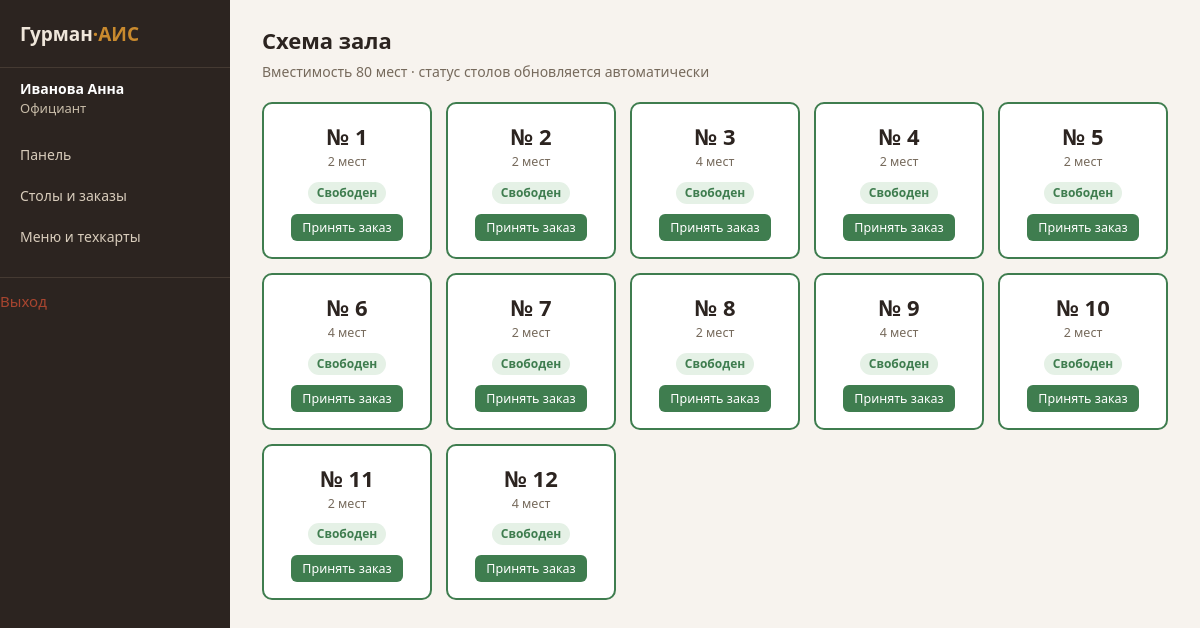
The page /orders/ (signed in) on the database its author committed.
### tables this page shows
CREATE TABLE users (
    id INTEGER PRIMARY KEY AUTOINCREMENT,
    username TEXT UNIQUE NOT NULL,
    password_hash TEXT NOT NULL,
    full_name TEXT NOT NULL,
    role TEXT NOT NULL CHECK (role IN ('admin', 'waiter', 'cook', 'bartender', 'storekeeper', 'accountant')),
    is_active INTEGER NOT NULL DEFAULT 1,
    created_at TEXT NOT NULL DEFAULT (datetime('now'))
);

CREATE TABLE restaurant_tables (
    id INTEGER PRIMARY KEY AUTOINCREMENT,
    number INTEGER UNIQUE NOT NULL,
    seats INTEGER NOT NULL DEFAULT 2,
    status TEXT NOT NULL DEFAULT 'free' CHECK (status IN ('free', 'occupied', 'reserved'))
);

### orders.py (the view)
@bp.route("/")
@login_required
def tables():
    db = get_db()
    rows = db.execute(
        """
        SELECT t.*, o.id AS order_id
        FROM restaurant_tables t
        LEFT JOIN orders o ON o.table_id = t.id AND o.status IN ('open', 'sent', 'served')
        ORDER BY t.number
        """
    ).fetchall()
    return render_template("orders/tables.html", tables=rows)

### auth.py (called while the page is built)
@bp.before_app_request
def load_logged_in_user():
    user_id = session.get("user_id")
    if user_id is None:
        g.user = None
    else:
        db = get_db()
        g.user = db.execute(
            "SELECT * FROM users WHERE id = ? AND is_active = 1", (user_id,)
        ).fetchone()

### database.py (called while the page is built)
def get_db():
    if "db" not in g:
        g.db = sqlite3.connect(
            current_app.config["DATABASE"],
            detect_types=sqlite3.PARSE_DECLTYPES,
        )
        g.db.row_factory = sqlite3.Row
        g.db.execute("PRAGMA foreign_keys = ON")
    return g.db

### utils.py (called while the page is built)
def login_required(view):
    @functools.wraps(view)
    def wrapped(**kwargs):
        if g.user is None:
            return redirect(url_for("auth.login", next=request.path))
        return view(**kwargs)
    return wrapped

### templates/orders/tables.html (shortened to what this page needs)
{% extends "base.html" %}
{% block body_attrs %}data-autorefresh="20"{% endblock %}
{% block content %}
<div class="page-header">
    <div>
        <h1>Схема зала</h1>
        <p class="subtitle">Вместимость 80 мест · статус столов обновляется автоматически</p>
    </div>
</div>
<div class="tables-grid">
    {% for t in tables %}
    <div class="table-tile table-tile--{{ t['status'] }}">
        <div class="table-tile__num">№ {{ t['number'] }}</div>
        <div class="table-tile__seats">{{ t['seats'] }} мест</div>
        <span class="badge badge--{{ t['status'] }}">
            {{ {'free': 'Свободен', 'occupied': 'Занят', 'reserved': 'Бронь'}[t['status']] }}
        </span>
        <div style="margin-top:10px;">
            {% if t['order_id'] %}
                <a class="btn btn--sm" href="{{ url_for('orders.detail', order_id=t['order_id']) }}">Открыть заказ</a>
            {% elif g.user['role'] == 'waiter' %}
                <form method="post" action="{{ url_for('orders.open_order', table_id=t['id']) }}">
                    <button class="btn btn--sm btn--success" type="submit">Принять заказ</button>
                </form>
            {% endif %}
        </div>
    </div>
    {% endfor %}
</div>
{% endblock %}

### templates/base.html (shortened to what this page needs)
<!doctype html>
<html lang="ru">
<head>
    <link rel="stylesheet" href="{{ url_for('static', filename='css/style.css') }}">
</head>
<body {% block body_attrs %}{% endblock %}>
<div class="app-layout">
    <aside class="sidebar">
        <div class="sidebar__brand">Гурман<span>·АИС</span></div>
        {% if g.user %}
        <div class="sidebar__user">
            <strong>{{ g.user['full_name'] }}</strong>
            {{ role_labels.get(g.user['role'], g.user['role']) }}
        </div>
        <nav>
            <a href="{{ url_for('index') }}">Панель</a>
            <a href="{{ url_for('orders.tables') }}">Столы и заказы</a>
            {% if g.user['role'] in ('cook', 'bartender', 'accountant', 'waiter', 'admin') %}
            <a href="{{ url_for('dishes.list_dishes') }}">Меню и техкарты</a>
            {% endif %}
        </nav>
        <div class="sidebar__logout">
            <a href="{{ url_for('auth.logout') }}">Выход</a>
        </div>
        {% endif %}
    </aside>
    <main class="main">
        {% block content %}{% endblock %}
    </main>
</div>
</body>
</html>

### static/css/style.css (style rules this page uses)
* { box-sizing: border-box; }
body { margin: 0; font-family: var(--font-main); background: var(--color-bg); color: var(--color-text); font-size: 15px; line-height: 1.5; }
a { color: var(--color-primary); text-decoration: none; }
.app-layout { display: flex; min-height: 100vh; }
.sidebar { width: 230px; background: #2c2420; color: #efe6da; padding: 20px 0; flex-shrink: 0; }
.sidebar__brand { font-size: 19px; font-weight: 700; padding: 0 20px 18px; border-bottom: 1px solid #453a32; margin-bottom: 10px; }
.sidebar__brand span { color: var(--color-accent); }
.sidebar__user { padding: 0 20px 16px; font-size: 13px; color: #c9bda9; }
.sidebar__user strong { display: block; color: #fff; font-size: 14px; }
.sidebar nav a { display: block; padding: 10px 20px; color: #d8ccbb; font-size: 14px; }
.sidebar__logout { margin-top: 20px; border-top: 1px solid #453a32; padding-top: 12px; }
.main { flex: 1; padding: 24px 32px 60px; max-width: 1200px; }
.page-header { display: flex; justify-content: space-between; align-items: center; margin-bottom: 20px; flex-wrap: wrap; gap: 10px; }
.page-header h1 { margin: 0; font-size: 22px; }
.page-header p.subtitle { margin: 4px 0 0; color: var(--color-text-muted); font-size: 14px; }
.btn { display: inline-block; padding: 8px 16px; border-radius: var(--radius-sm); border: 1px solid transparent; background: var(--color-primary); color: #fff; font-size: 14px; cursor: pointer; font-family: inherit; }
.btn--success { background: var(--color-success); }
.btn--sm { padding: 4px 10px; font-size: 12.5px; }
.badge { display: inline-block; padding: 2px 9px; border-radius: 999px; font-size: 12px; font-weight: 600; }
.badge--free, .badge--done, .badge--served, .badge--paid { background: var(--color-success-bg); color: var(--color-success); }
.tables-grid { display: grid; grid-template-columns: repeat(auto-fill, minmax(140px, 1fr)); gap: 14px; }
.table-tile { border: 2px solid var(--color-border); border-radius: var(--radius); padding: 16px 10px; text-align: center; background: var(--color-surface); transition: transform .1s ease; }
.table-tile--free { border-color: var(--color-success); }
.table-tile__num { font-size: 22px; font-weight: 700; }
.table-tile__seats { font-size: 12.5px; color: var(--color-text-muted); margin-bottom: 8px; }

### static/css/variables.css (style rules this page uses)
:root { --color-bg: #f7f3ee; --color-surface: #ffffff; --color-surface-alt: #faf6f0; --color-border: #e6ddd0; --color-primary: #a8452f; --color-primary-dark: #8a3623; --color-primary-light: #f1ded6; --color-accent: #c98a2e; --color-text: #2c2420; --color-text-muted: #766a5c; --color-success: #3f7d4f; --color-success-bg: #e5f1e6; --color-error: #b23b3b; --color-error-bg: #fbe7e5; --color-warning: #c98a2e; --color-warning-bg: #fbeecd; --radius: 10px; --radius-sm: 6px; --shadow: 0 1px 3px rgba(44, 36, 32, 0.08), 0 1px 2px rgba(44, 36, 32, 0.06); --font-main: "Segoe UI", "PT Sans", Arial, sans-serif; }

### rows shown on the page
users: user.full_name "Иванова Анна", get "Официант"
restaurant_tables: number "1", seats "2", status "Свободен"
restaurant_tables: number "2", seats "2", status "Свободен"
restaurant_tables: number "3", seats "4", status "Свободен"
restaurant_tables: number "4", seats "2", status "Свободен"
restaurant_tables: number "5", seats "2", status "Свободен"
restaurant_tables: number "6", seats "4", status "Свободен"
restaurant_tables: number "7", seats "2", status "Свободен"
restaurant_tables: number "8", seats "2", status "Свободен"
restaurant_tables: number "9", seats "4", status "Свободен"
restaurant_tables: number "10", seats "2", status "Свободен"
restaurant_tables: number "11", seats "2", status "Свободен"
restaurant_tables: number "12", seats "4", status "Свободен"
